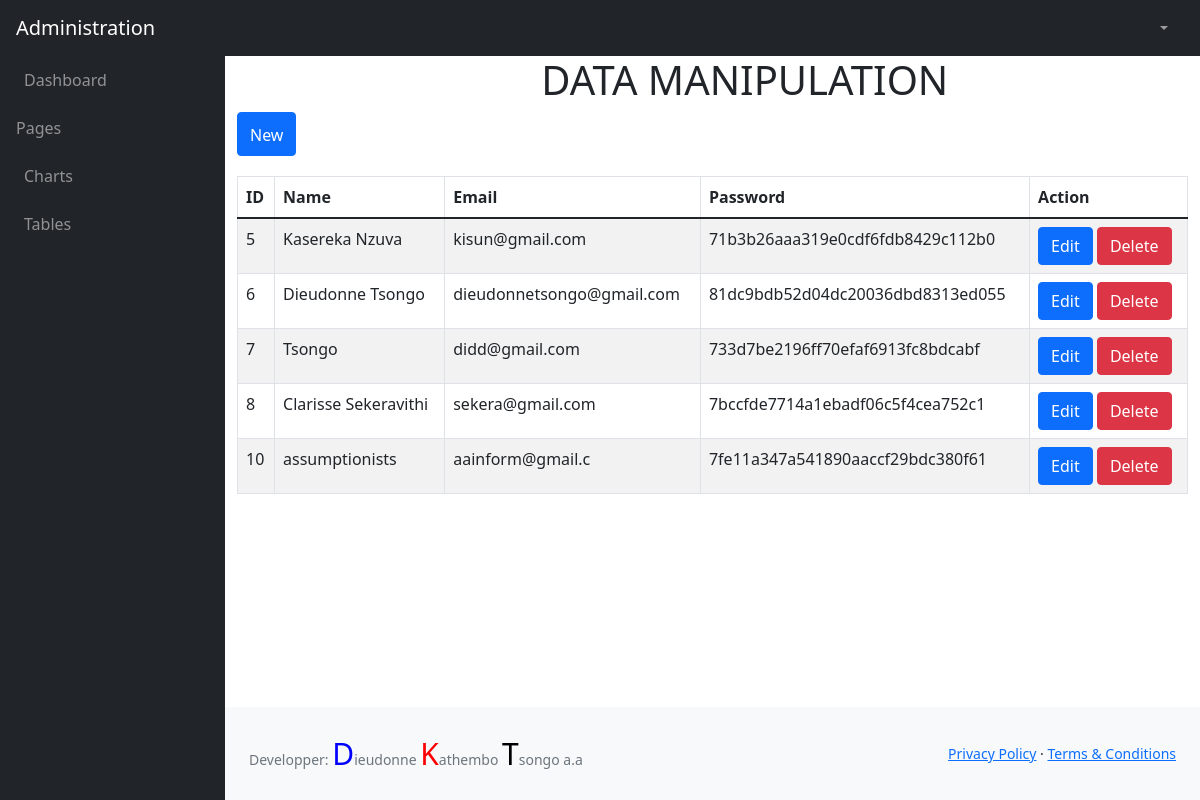
/admin/read_registration.php, run on an earlier commit of the app's database.
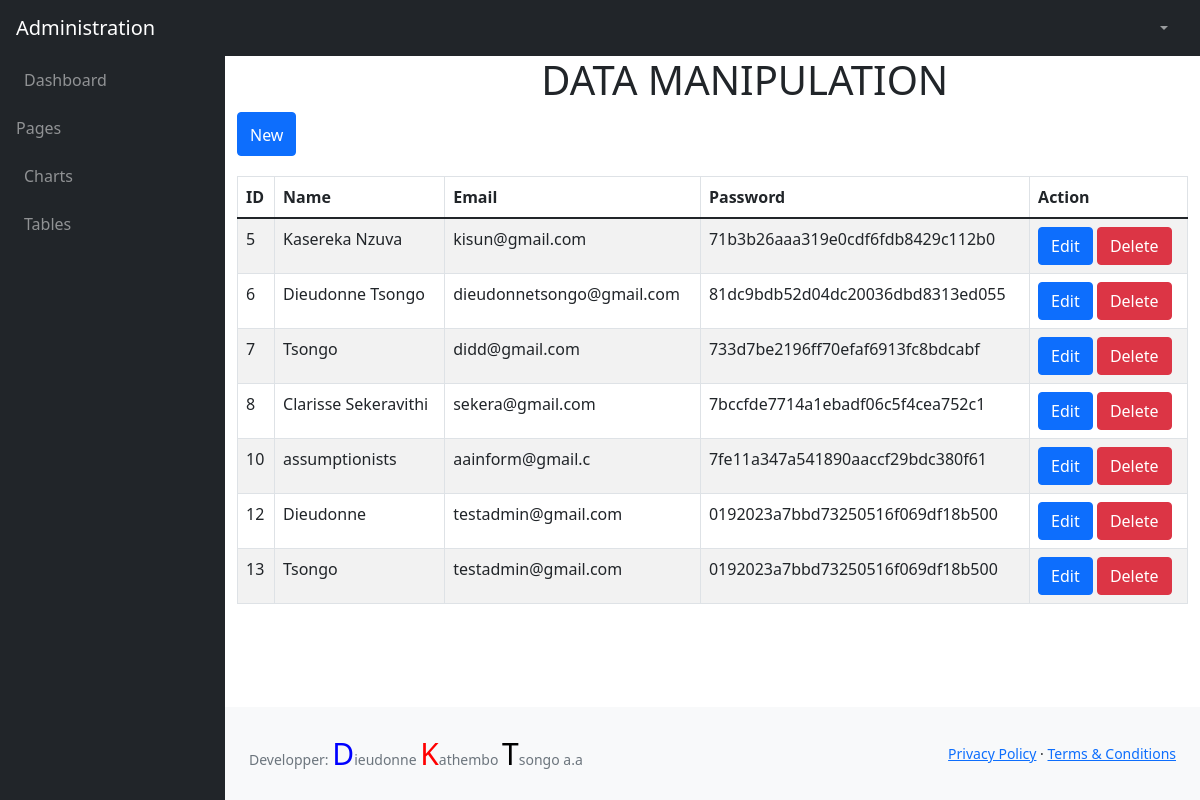
And on a later commit of the database.
### tables this page shows
CREATE TABLE `registration` (
  `id` int(11) NOT NULL,
  `name` varchar(200) DEFAULT NULL,
  `email` varchar(255) NOT NULL,
  `password` varchar(200) DEFAULT NULL
);

### admin/read_registration.php (the view, shortened to what this page needs)
<?php include 'functions.php'; ?>
<?=template_header(''); ?>
<body>
<div class="container">
	<h1 class="page-header" style="margin-left: 32%;"> DATA MANIPULATION</h1>
	<div class="row">
		<div class="col-sm-12 col-sm-offset-2">
			<button type="button" class="btn btn-primary" data-bs-toggle="modal" data-bs-target="#create"><span class="fas fa-plus" style="font-size: 20px;"></span>New</button>
			<table class="table table-bordered table-striped" style="margin-top:20px;">
				<thead>
					<th>ID</th>
					<th>Name</th>
					<th>Email</th>
					<th>Password</th>
					<th>Action</th>
				</thead>
				<tbody>
					<?php
						$database = new Connection();
    					$db = $database->open();
						try{
						    $sql = 'SELECT * FROM registration';
						    foreach ($db->query($sql) as $row) {
						    	?>
						    	<tr>
						    		<td><?php echo $row['id']; ?></td>
						    		<td><?php echo $row['name']; ?></td>
						    		<td><?php echo $row['email']; ?></td>
						    		<td><?php echo $row['password']; ?></td>
						    		<td>
						    			<button type="button" class="btn btn-primary" data-bs-toggle="modal" data-bs-target="#edit_member"><span class="fas fa-edit"></span>Edit</button>
						    			<button type="button" class="btn btn-danger" data-bs-toggle="modal" data-bs-target="#delete_<?php echo $row['id']; ?>"><span class="fas fa-trash"></span>Delete</button>
						    		</td>
						    	</tr>
						    	<?php
						    }
						}
						catch(PDOException $e){
							echo "There is some problem in connection: " . $e->getMessage();
						}
					?>
				</tbody>
			</table>
		</div>
	</div>
</div>
<?=template_footer() ?>

### admin/functions.php (shortened to what this page needs)
<?php
function template_header() {
echo <<<EOT
<!DOCTYPE html>
<html>
	<head>
        <link href="css/styles.css" rel="stylesheet" />
    </head>
	<body>
    <nav class="sb-topnav navbar navbar-expand navbar-dark bg-dark">
            <a class="navbar-brand ps-3" href="index.html">Administration</a>
            <button class="btn btn-link btn-sm order-1 order-lg-0 me-4 me-lg-0" id="sidebarToggle" href="#!"><i class="fas fa-bars"></i></button>
            <ul class="navbar-nav ms-auto ms-md-0 me-3 me-lg-4">
            <a class="nav-link" href="../index.php"><i class="fas fa-home fa-fw" style="color:blue; font-size:40px;"></i></a>
                <li class="nav-item dropdown">
                <a class="nav-link dropdown-toggle" id="navbarDropdown" href="#" role="button" data-bs-toggle="dropdown" aria-expanded="false"><i class="fas fa-key fa-fw"></i></a>
                </li>
            </ul>
        </nav>
        <div id="layoutSidenav">
            <div id="layoutSidenav_nav">
                <nav class="sb-sidenav accordion sb-sidenav-dark" id="sidenavAccordion">
                    <div class="sb-sidenav-menu">
                        <div class="nav">
                            <a class="nav-link" href="index.html">
                                Dashboard
                            </a>
                            <a class="nav-link collapsed" href="#" data-bs-toggle="collapse" data-bs-target="#collapsePages" aria-expanded="false" aria-controls="collapsePages">
                                Pages
                            </a>
                            <a class="nav-link" href="charts.html">
                                Charts
                            </a>
                            <a class="nav-link" href="tables.html">
                                Tables
                            </a>
                        </div>
                    </div>
                  </nav>
            </div>
            <div id="layoutSidenav_content">
EOT;
}
function template_footer() {
echo <<<EOT
		<footer class="py-4 bg-light mt-auto">
                    <div class="container-fluid px-4">
                        <div class="d-flex align-items-center justify-content-between small">
                            <div class="text-muted">Developper:
                            <span style="color:blue; font-size:30px;">D</span>ieudonne <span style="color:red; font-size:30px;">K</span>athembo <span style="color:black; font-size:30px;">T</span>songo a.a</div>
                            <div>
                                <a href="#">Privacy Policy</a>
                                &middot;
                                <a href="#">Terms &amp; Conditions</a>
                            </div>
                        </div>
                    </div>
                </footer>
            </div>
        </div>
        <script src="https://cdnjs.cloudflare.com/ajax/libs/Chart.js/2.8.0/Chart.min.js"></script>
         <script src="js/js_font.js"></script>
         <script src="js/scripts.js"></script>
        <script src="js/chart-area.js"></script>
        <script src="js/chart-bar.js"></script>
        <script src="js/bootstrap5_1.js"></script>
    </body>
</html>
EOT;
}
?>

What changed in the data, as far as the page shows it:
added registration: id "12", name "Dieudonne", email "testadmin@gmail.com", password "0192023a7bbd73250516f069df18b500"
added registration: id "13", name "Tsongo", email "testadmin@gmail.com", password "0192023a7bbd73250516f069df18b500"
